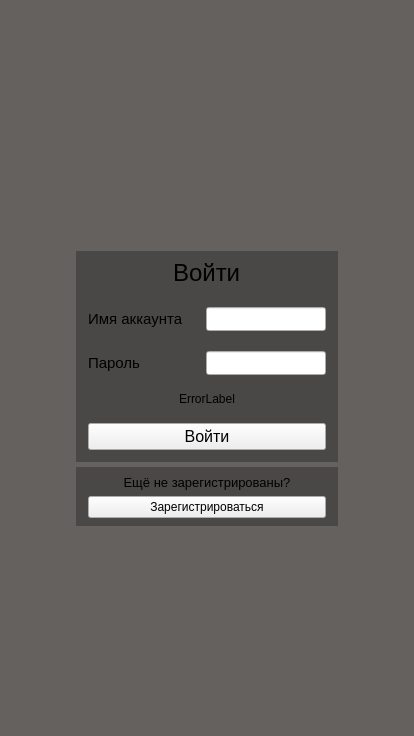
<?xml version="1.0" encoding="UTF-8"?>
<ui version="4.0">
 <class>MainWindow</class>
 <widget class="QMainWindow" name="MainWindow">
  <property name="geometry">
   <rect>
    <x>0</x>
    <y>0</y>
    <width>414</width>
    <height>736</height>
   </rect>
  </property>
  <property name="windowTitle">
   <string>MainWindow</string>
  </property>
  <widget class="QWidget" name="centralwidget">
   <property name="styleSheet">
    <string notr="true">#mainWidget{
	background-color:rgb(100, 97, 95)
}

#loginWidget{
	background-color:rgb(74, 72, 70)
}

#registrationWidget{
	background-color:rgb(74, 72, 70)
}</string>
   </property>
   <layout class="QHBoxLayout" name="horizontalLayout">
    <property name="leftMargin">
     <number>0</number>
    </property>
    <property name="topMargin">
     <number>0</number>
    </property>
    <property name="rightMargin">
     <number>0</number>
    </property>
    <property name="bottomMargin">
     <number>0</number>
    </property>
    <item>
     <widget class="QWidget" name="mainWidget" native="true">
      <layout class="QVBoxLayout" name="verticalLayout">
       <property name="spacing">
        <number>0</number>
       </property>
       <property name="leftMargin">
        <number>76</number>
       </property>
       <property name="topMargin">
        <number>0</number>
       </property>
       <property name="rightMargin">
        <number>76</number>
       </property>
       <property name="bottomMargin">
        <number>0</number>
       </property>
       <item>
        <spacer name="verticalSpacer_5">
         <property name="orientation">
          <enum>Qt::Vertical</enum>
         </property>
         <property name="sizeType">
          <enum>QSizePolicy::Preferred</enum>
         </property>
         <property name="sizeHint" stdset="0">
          <size>
           <width>20</width>
           <height>251</height>
          </size>
         </property>
        </spacer>
       </item>
       <item>
        <widget class="QWidget" name="loginWidget" native="true">
         <layout class="QVBoxLayout" name="verticalLayout_2">
          <property name="spacing">
           <number>0</number>
          </property>
          <property name="leftMargin">
           <number>12</number>
          </property>
          <property name="topMargin">
           <number>8</number>
          </property>
          <property name="rightMargin">
           <number>12</number>
          </property>
          <property name="bottomMargin">
           <number>12</number>
          </property>
          <item alignment="Qt::AlignHCenter">
           <widget class="QLabel" name="title">
            <property name="font">
             <font>
              <pointsize>18</pointsize>
             </font>
            </property>
            <property name="text">
             <string>Войти</string>
            </property>
           </widget>
          </item>
          <item>
           <spacer name="verticalSpacer">
            <property name="orientation">
             <enum>Qt::Vertical</enum>
            </property>
            <property name="sizeHint" stdset="0">
             <size>
              <width>20</width>
              <height>20</height>
             </size>
            </property>
           </spacer>
          </item>
          <item>
           <widget class="QWidget" name="loginTypeWidget" native="true">
            <layout class="QHBoxLayout" name="loginLayout">
             <property name="leftMargin">
              <number>0</number>
             </property>
             <property name="topMargin">
              <number>0</number>
             </property>
             <property name="rightMargin">
              <number>0</number>
             </property>
             <property name="bottomMargin">
              <number>0</number>
             </property>
             <item>
              <widget class="QLabel" name="loginLabel">
               <property name="sizePolicy">
                <sizepolicy hsizetype="Expanding" vsizetype="Preferred">
                 <horstretch>0</horstretch>
                 <verstretch>0</verstretch>
                </sizepolicy>
               </property>
               <property name="font">
                <font>
                 <pointsize>11</pointsize>
                </font>
               </property>
               <property name="text">
                <string>Имя аккаунта</string>
               </property>
              </widget>
             </item>
             <item alignment="Qt::AlignRight|Qt::AlignVCenter">
              <widget class="QLineEdit" name="loginLineEdit">
               <property name="sizePolicy">
                <sizepolicy hsizetype="Fixed" vsizetype="Fixed">
                 <horstretch>0</horstretch>
                 <verstretch>0</verstretch>
                </sizepolicy>
               </property>
               <property name="minimumSize">
                <size>
                 <width>120</width>
                 <height>24</height>
                </size>
               </property>
               <property name="maximumSize">
                <size>
                 <width>100</width>
                 <height>24</height>
                </size>
               </property>
              </widget>
             </item>
            </layout>
           </widget>
          </item>
          <item>
           <spacer name="verticalSpacer_2">
            <property name="orientation">
             <enum>Qt::Vertical</enum>
            </property>
            <property name="sizeHint" stdset="0">
             <size>
              <width>20</width>
              <height>20</height>
             </size>
            </property>
           </spacer>
          </item>
          <item>
           <widget class="QWidget" name="passwordTypeWidget" native="true">
            <layout class="QHBoxLayout" name="passwordLayout">
             <property name="leftMargin">
              <number>0</number>
             </property>
             <property name="topMargin">
              <number>0</number>
             </property>
             <property name="rightMargin">
              <number>0</number>
             </property>
             <property name="bottomMargin">
              <number>0</number>
             </property>
             <item>
              <widget class="QLabel" name="passwordLabel">
               <property name="sizePolicy">
                <sizepolicy hsizetype="Expanding" vsizetype="Preferred">
                 <horstretch>0</horstretch>
                 <verstretch>0</verstretch>
                </sizepolicy>
               </property>
               <property name="font">
                <font>
                 <pointsize>11</pointsize>
                </font>
               </property>
               <property name="text">
                <string>Пароль</string>
               </property>
              </widget>
             </item>
             <item alignment="Qt::AlignRight">
              <widget class="QLineEdit" name="passwordLineEdit">
               <property name="sizePolicy">
                <sizepolicy hsizetype="Fixed" vsizetype="Fixed">
                 <horstretch>0</horstretch>
                 <verstretch>0</verstretch>
                </sizepolicy>
               </property>
               <property name="minimumSize">
                <size>
                 <width>120</width>
                 <height>24</height>
                </size>
               </property>
               <property name="maximumSize">
                <size>
                 <width>120</width>
                 <height>24</height>
                </size>
               </property>
              </widget>
             </item>
            </layout>
           </widget>
          </item>
          <item>
           <spacer name="verticalSpacer_4">
            <property name="orientation">
             <enum>Qt::Vertical</enum>
            </property>
            <property name="sizeHint" stdset="0">
             <size>
              <width>20</width>
              <height>10</height>
             </size>
            </property>
           </spacer>
          </item>
          <item>
           <widget class="QLabel" name="errorLabel">
            <property name="text">
             <string>ErrorLabel</string>
            </property>
            <property name="alignment">
             <set>Qt::AlignCenter</set>
            </property>
           </widget>
          </item>
          <item>
           <spacer name="verticalSpacer_3">
            <property name="orientation">
             <enum>Qt::Vertical</enum>
            </property>
            <property name="sizeHint" stdset="0">
             <size>
              <width>20</width>
              <height>10</height>
             </size>
            </property>
           </spacer>
          </item>
          <item>
           <widget class="QPushButton" name="pushButton">
            <property name="font">
             <font>
              <pointsize>12</pointsize>
             </font>
            </property>
            <property name="text">
             <string>Войти</string>
            </property>
           </widget>
          </item>
         </layout>
        </widget>
       </item>
       <item>
        <spacer name="verticalSpacer_7">
         <property name="orientation">
          <enum>Qt::Vertical</enum>
         </property>
         <property name="sizeType">
          <enum>QSizePolicy::Preferred</enum>
         </property>
         <property name="sizeHint" stdset="0">
          <size>
           <width>20</width>
           <height>5</height>
          </size>
         </property>
        </spacer>
       </item>
       <item>
        <widget class="QWidget" name="registrationWidget" native="true">
         <property name="layoutDirection">
          <enum>Qt::LeftToRight</enum>
         </property>
         <layout class="QVBoxLayout" name="verticalLayout_3">
          <property name="leftMargin">
           <number>12</number>
          </property>
          <property name="topMargin">
           <number>8</number>
          </property>
          <property name="rightMargin">
           <number>12</number>
          </property>
          <property name="bottomMargin">
           <number>8</number>
          </property>
          <item>
           <widget class="QLabel" name="label">
            <property name="font">
             <font>
              <pointsize>10</pointsize>
             </font>
            </property>
            <property name="text">
             <string>Ещё не зарегистрированы?</string>
            </property>
            <property name="alignment">
             <set>Qt::AlignCenter</set>
            </property>
           </widget>
          </item>
          <item>
           <widget class="QPushButton" name="pushButton_2">
            <property name="sizePolicy">
             <sizepolicy hsizetype="Preferred" vsizetype="Preferred">
              <horstretch>0</horstretch>
              <verstretch>0</verstretch>
             </sizepolicy>
            </property>
            <property name="text">
             <string>Зарегистрироваться</string>
            </property>
           </widget>
          </item>
         </layout>
        </widget>
       </item>
       <item>
        <spacer name="verticalSpacer_6">
         <property name="orientation">
          <enum>Qt::Vertical</enum>
         </property>
         <property name="sizeHint" stdset="0">
          <size>
           <width>20</width>
           <height>40</height>
          </size>
         </property>
        </spacer>
       </item>
      </layout>
     </widget>
    </item>
   </layout>
  </widget>
 </widget>
 <resources/>
 <connections/>
</ui>
